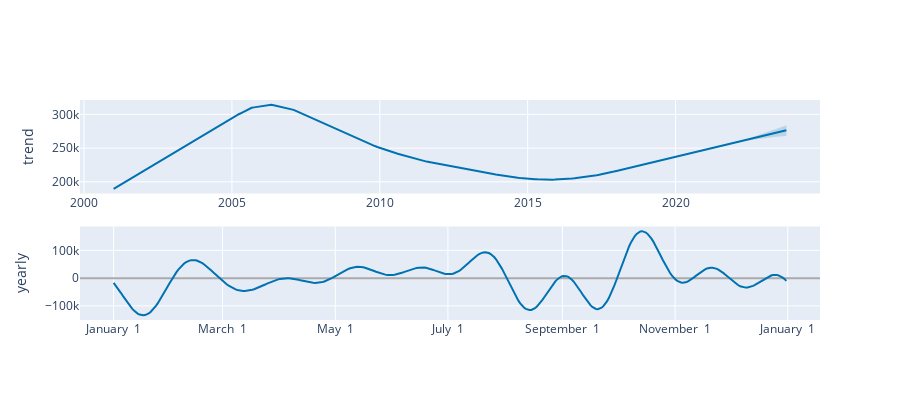

Notebook code for this chart:
### Markdown cell above
## Plotting the trend and yearly data

### Code cell
plot_components_plotly(m, forecast)

### Figure 1 — Plotly figure (JSON) as saved in the notebook; plotly's stock layout.template omitted (floating-point values rounded to 4 significant figures; data arrays with more than 128 entries replaced by an {"elided": "..."} marker saying what was removed)
{"data": [{"line": {"color": "#0072B2", "width": 2}, "mode": "lines", "name": "trend", "type": "scatter", "x": {"elided": "274 str values"}, "xaxis": "x", "y": {"elided": "274 float values"}, "yaxis": "y"}, {"line": {"color": "rgba(0, 114, 178, 0.2)", "width": 0}, "mode": "lines", "name": "trend_upper", "type": "scatter", "x": {"elided": "274 str values"}, "xaxis": "x", "y": {"elided": "274 float values"}, "yaxis": "y"}, {"fill": "tonexty", "fillcolor": "rgba(0, 114, 178, 0.2)", "line": {"color": "rgba(0, 114, 178, 0.2)", "width": 0}, "mode": "lines", "name": "trend_lower", "type": "scatter", "x": {"elided": "274 str values"}, "xaxis": "x", "y": {"elided": "274 float values"}, "yaxis": "y"}, {"line": {"color": "#0072B2", "width": 2}, "mode": "lines", "name": "yearly", "type": "scatter", "x": {"elided": "365 str values"}, "xaxis": "x2", "y": {"elided": "365 float values"}, "yaxis": "y2"}], "layout": {"height": 400, "showlegend": false, "width": 900, "xaxis": {"anchor": "y", "domain": [0, 1], "range": ["1999-11-12T15:36:00", "2024-11-18T08:24:00"], "type": "date"}, "xaxis2": {"anchor": "y2", "domain": [0, 1], "range": ["2016-12-13T18:54:02.958904115", "2018-01-18T11:04:57.863013581"], "tickformat": "%B %e", "type": "date"}, "yaxis": {"anchor": "x", "domain": [0.575, 1], "rangemode": "normal", "title": {"text": "trend"}, "zerolinecolor": "#AAA"}, "yaxis2": {"anchor": "x2", "domain": [0, 0.425], "title": {"text": "yearly"}, "zerolinecolor": "#AAA"}}}
